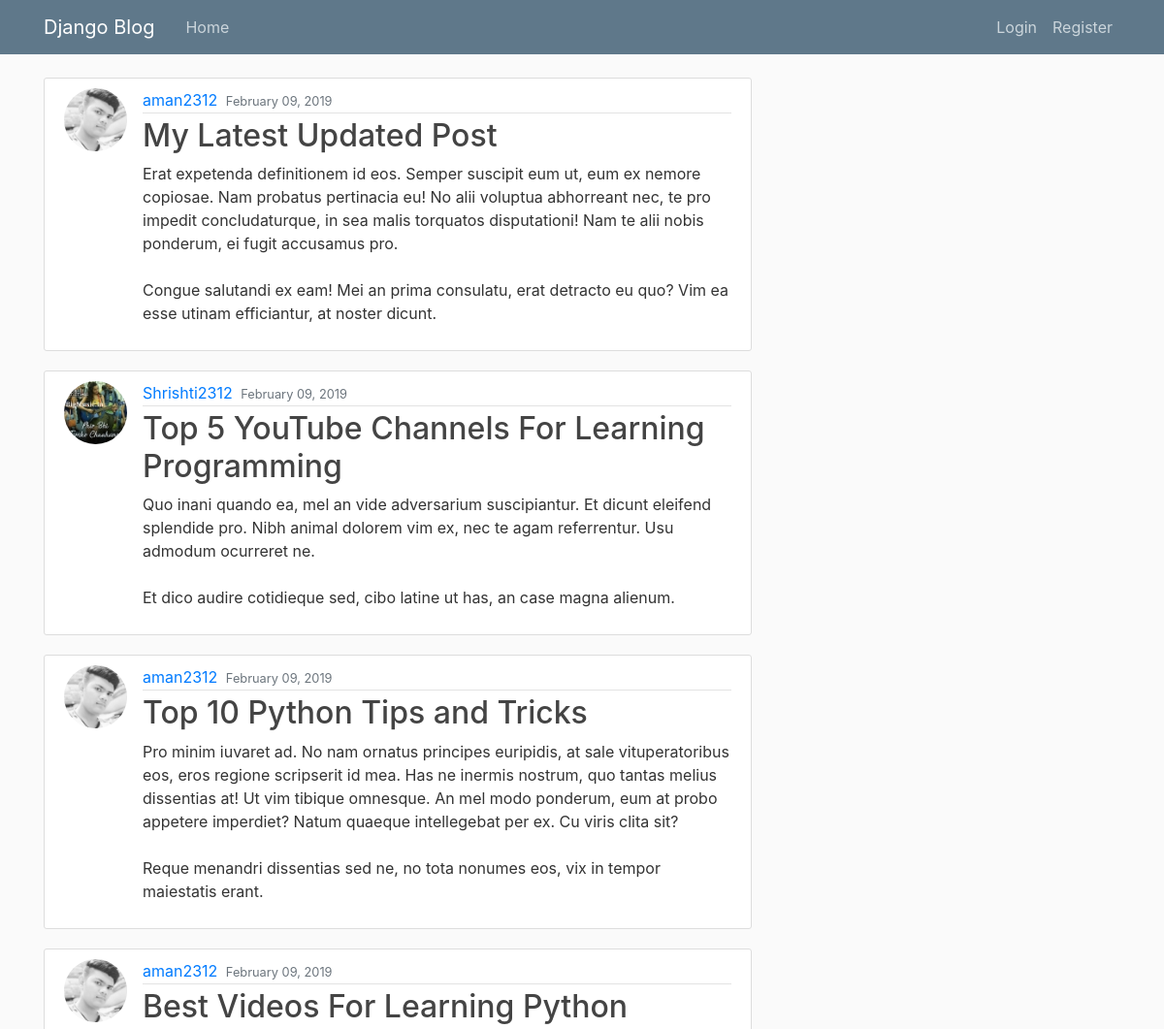
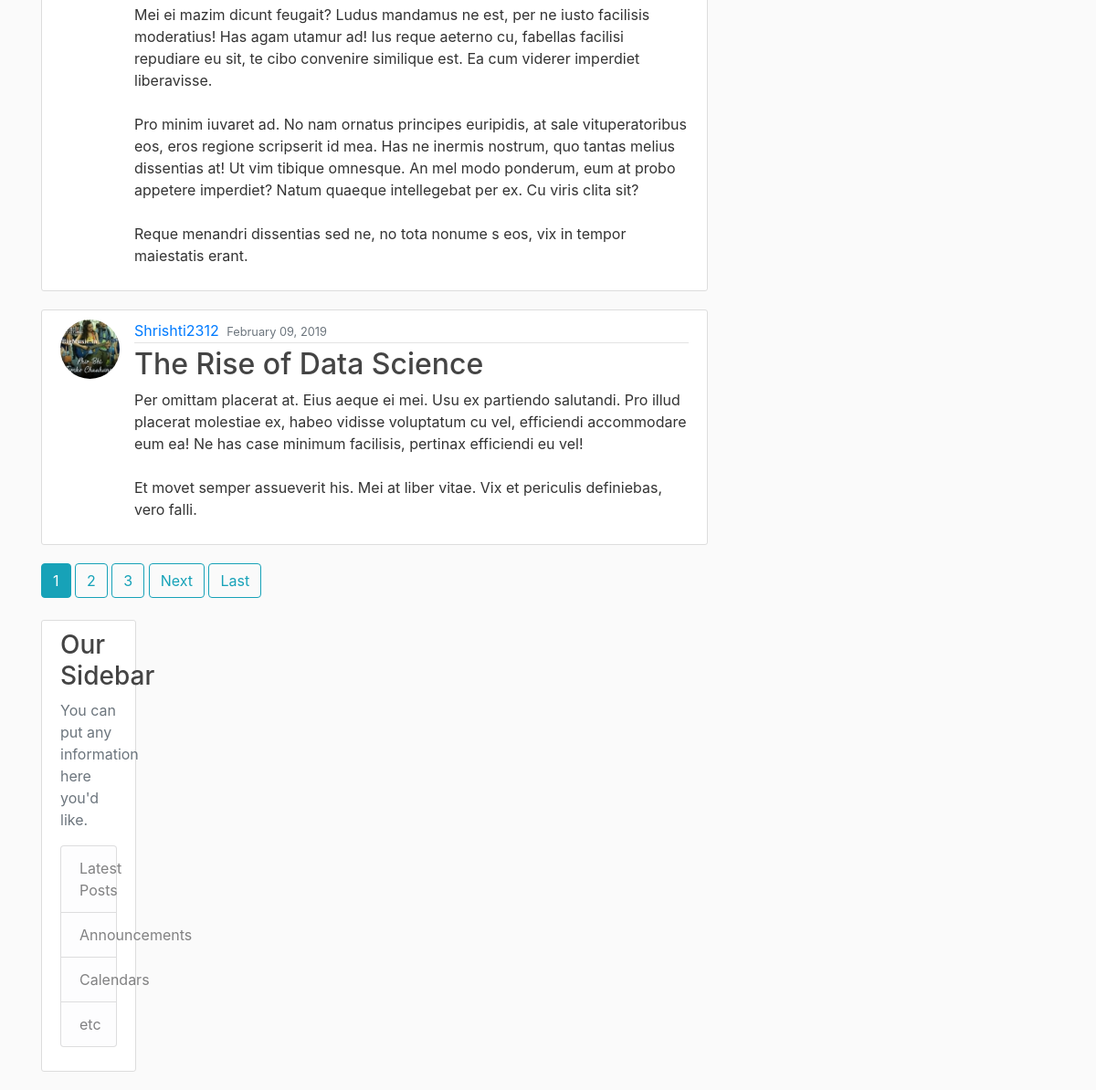
The page / on the database its author committed (2 pictures, top to bottom).
### blog/models.py (models this page shows, shortened)
class Post(models.Model):
    title = models.CharField(max_length = 100)
    content = models.TextField()
    date_posted = models.DateTimeField(default=timezone.now)
    author = models.ForeignKey(User, on_delete=models.CASCADE)

### users/models.py (models this page shows, shortened)
class Profile(models.Model):
    user = models.OneToOneField(User , on_delete = models.CASCADE)
    image = models.ImageField(default = 'default.jpg' , upload_to = 'profile_pics')

### blog/views.py (the view)
# urls.py: path('', PostListView.as_view(), name='blog-home'),
class PostListView(ListView):
    model = Post
    template_name = 'blog/home.html'  # <app>/<model>_<viewtype>.html
    context_object_name = 'posts'
    ordering = ['-date_posted']
    paginate_by = 5

### blog/templates/blog/home.html (shortened to what this page needs)
{% extends "blog/base.html"%}
{% block content %}
	{% for post in posts %}
		<article class="media content-section">
		<img class = "rounded-circle article-img" src = "{{ post.author.profile.image.url }}">
		  <div class="media-body">
		    <div class="article-metadata">
		      <a class="mr-1" href="{% url 'user-posts' post.author.username %}">{{ post.author }}</a>
		      <small class="text-muted">{{ post.date_posted|date:"F d, Y" }}</small>
		    </div>
		    <h2><a class="article-title" href="{% url 'post-detail' post.id %}" >{{ post.title }}</a></h2>
		    <p class="article-content">{{ post.content }}</p>
		  </div>
		</article>
	{% endfor %}
	{% if is_paginated %}
		{% for num in page_obj.paginator.page_range %}
			{% if page_obj.number == num %}
				<a class="btn btn-info mb-4" href="?page={{ num }}">{{ num }}<a>
			{% elif num > page_obj.number|add:'-3' and num < page_obj.number|add:'3'  %}
				<a class="btn btn-outline-info mb-4" href="?page={{ num }}">{{ num }}<a>
			{% endif %}
		{% endfor %}
		{% if page_obj.has_next %}
			<a class="btn btn-outline-info mb-4" href="?page={{ page_obj.next_page_number }}">Next<a>
			<a class="btn btn-outline-info mb-4" href="?page={{ page_obj.paginator.num_pages }}">Last<a>
		{% endif %}
	{% endif %}
{% endblock content %}

### blog/templates/blog/base.html (shortened to what this page needs)
{% load static %}
<html>
<head>
	<link rel="stylesheet" href="https://maxcdn.bootstrapcdn.com/bootstrap/4.0.0/css/bootstrap.min.css">
	<link rel="stylesheet" type="text/css" href="{% static 'blog/main.css' %}">
</head>
<body>
	<header class="site-header">
	  <nav class="navbar navbar-expand-md navbar-dark bg-steel fixed-top">
	    <div class="container">
	      <a class="navbar-brand mr-4" href="{% url 'blog-home' %}">Django Blog</a>
	      <div class="collapse navbar-collapse" id="navbarToggle">
	        <div class="navbar-nav mr-auto">
        	  <a class="nav-item nav-link" href="{% url 'blog-home' %}">Home</a>
	        </div>
	        <div class="navbar-nav">
		  {% if user.is_authenticated%}
			<a class="nav-item nav-link" href="{% url 'post-create' %}">New Post</a>
			<a class="nav-item nav-link" href="{% url 'profile' %}">Profile</a>
			<a class="nav-item nav-link" href="{% url 'logout' %}">Logout</a>
		  {%  else %}
	          	<a class="nav-item nav-link" href="{% url 'login' %}">Login</a>
		        <a class="nav-item nav-link" href="{%  url 'register' %}">Register</a>
		  {% endif %}
	        </div>
	      </div>
	    </div>
	  </nav>
	</header>
	<main role="main" class="container">
	  <div class="row">
	    <div class="col-md-8">
	      {% block content %}{% endblock %}
	    </div>
	    <div class="col-md-4">
	      <div class="content-section">
        	<h3>Our Sidebar</h3>
	        <p class='text-muted'>You can put any information here you'd like.
        	  <ul class="list-group">
	            <li class="list-group-item list-group-item-light">Latest Posts</li>
        	    <li class="list-group-item list-group-item-light">Announcements</li>
	            <li class="list-group-item list-group-item-light">Calendars</li>
        	    <li class="list-group-item list-group-item-light">etc</li>
	          </ul>
        	</p>
	      </div>
	    </div>
	  </div>
	</main>
</body>
</html>

### blog/static/blog/main.css (style rules this page uses)
body { background: #fafafa; color: #333333; margin-top: 5rem; }
h1, h2, h3, h4, h5, h6 { color: #444444; }
ul { margin: 0; }
.bg-steel { background-color: #5f788a; }
.site-header .navbar-nav .nav-link { color: #cbd5db; }
.content-section { background: #ffffff; padding: 10px 20px; border: 1px solid #dddddd; border-radius: 3px; margin-bottom: 20px; }
.article-title { color: #444444; }
.article-content { white-space: pre-line; }
.article-img { height: 65px; width: 65px; margin-right: 16px; }
.article-metadata { padding-bottom: 1px; margin-bottom: 4px; border-bottom: 1px solid #e3e3e3 }

### rows shown on the page
Post: author.profile.image (picture), author "aman2312", date_posted "February 09, 2019", title "My Latest Updated Post", content "Erat expetenda definitionem id eos. Semper suscipit eum ut, eum ex nemore copiosae. Nam probatus pertinacia eu! No alii voluptua abhorreant nec, te pro impedit concludaturque, in sea malis torquatos disputationi! Nam te alii nobis ponderum, ei fugit accusamus pro. Congue salutandi ex eam! Mei an prima consulatu, erat detracto eu quo? Vim ea esse utinam efficiantur, at noster dicunt."
Post: author.profile.image (picture), author "Shrishti2312", date_posted "February 09, 2019", title "Top 5 YouTube Channels For Learning Programming", content "Quo inani quando ea, mel an vide adversarium suscipiantur. Et dicunt eleifend splendide pro. Nibh animal dolorem vim ex, nec te agam referrentur. Usu admodum ocurreret ne. Et dico audire cotidieque sed, cibo latine ut has, an case magna alienum."
Post: author.profile.image (picture), author "aman2312", date_posted "February 09, 2019", title "Top 10 Python Tips and Tricks", content "Pro minim iuvaret ad. No nam ornatus principes euripidis, at sale vituperatoribus eos, eros regione scripserit id mea. Has ne inermis nostrum, quo tantas melius dissentias at! Ut vim tibique omnesque. An mel modo ponderum, eum at probo appetere imperdiet? Natum quaeque intellegebat per ex. Cu viris clita sit? Reque menandri dissentias sed ne, no tota nonumes eos, vix in tempor maiestatis erant."
Post: author.profile.image (picture), author "aman2312", date_posted "February 09, 2019", title "Best Videos For Learning Python", content "Mei ei mazim dicunt feugait? Ludus mandamus ne est, per ne iusto facilisis moderatius! Has agam utamur ad! Ius reque aeterno cu, fabellas facilisi repudiare eu sit, te cibo convenire similique est. Ea cum viderer imperdiet liberavisse. Pro minim iuvaret ad. No nam ornatus principes euripidis, at sale vituperatoribus eos, eros regione scripserit id mea. Has ne inermis nostrum, quo tantas melius dissentias at! Ut vim tibique omnesque. An mel modo ponderum, eum at probo appetere imperdiet? Natum quaeque intellegebat per ex. Cu viris clita sit? Reque menandri dissentias sed ne, no tota nonume s eos, vix in tempor maiestatis erant."
Post: author.profile.image (picture), author "Shrishti2312", date_posted "February 09, 2019", title "The Rise of Data Science", content "Per omittam placerat at. Eius aeque ei mei. Usu ex partiendo salutandi. Pro illud placerat molestiae ex, habeo vidisse voluptatum cu vel, efficiendi accommodare eum ea! Ne has case minimum facilisis, pertinax efficiendi eu vel! Et movet semper assueverit his. Mei at liber vitae. Vix et periculis definiebas, vero falli."

### other values the page prints
{{ num }} "1"
{{ num }} "2" "3"
